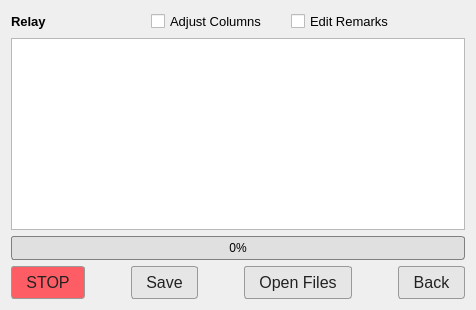
      <widget class="QWidget" name="page_relayTest">
       <layout class="QGridLayout" name="gridLayout_24">
        <item row="0" column="0">
         <layout class="QHBoxLayout" name="horizontalLayout_25">
          <item>
           <widget class="QLabel" name="label_test_Relay">
            <property name="font">
             <font>
              <pointsize>10</pointsize>
              <weight>75</weight>
              <bold>true</bold>
             </font>
            </property>
            <property name="text">
             <string>Relay</string>
            </property>
           </widget>
          </item>
          <item>
           <widget class="QCheckBox" name="checkBox_adjustRelayColumns">
            <property name="font">
             <font>
              <pointsize>10</pointsize>
             </font>
            </property>
            <property name="text">
             <string>Adjust Columns</string>
            </property>
           </widget>
          </item>
          <item>
           <widget class="QCheckBox" name="checkBox_editRemarksRelay">
            <property name="font">
             <font>
              <pointsize>10</pointsize>
             </font>
            </property>
            <property name="text">
             <string>Edit Remarks</string>
            </property>
           </widget>
          </item>
          <item>
           <spacer name="horizontalSpacer_49">
            <property name="orientation">
             <enum>Qt::Horizontal</enum>
            </property>
            <property name="sizeType">
             <enum>QSizePolicy::Minimum</enum>
            </property>
            <property name="sizeHint" stdset="0">
             <size>
              <width>40</width>
              <height>20</height>
             </size>
            </property>
           </spacer>
          </item>
         </layout>
        </item>
        <item row="1" column="0">
         <widget class="TestTableViewsRemarks" name="tableView_relay">
          <property name="styleSheet">
           <string notr="true">QScrollBar:vertical
{
    background: #2C3E50;
    width: 14px;
    border-radius: 7px;
}

QScrollBar::handle:vertical
{
    background: #81D4FA;
    border-radius: 7px;
    min-height: 30px;
}

QScrollBar::handle:vertical:hover
{
    background: #B3E5FC;
}

QScrollBar::add-line:vertical,
QScrollBar::sub-line:vertical
{
    height: 0px;
}

QScrollBar::add-page:vertical,
QScrollBar::sub-page:vertical
{
    background: none;
}

QScrollBar:horizontal
{
    background: #2C3E50;
    height: 14px;
    border-radius: 7px;
}

QScrollBar::handle:horizontal
{
    background: #81D4FA;
    border-radius: 7px;
    min-width: 30px;
}

QScrollBar::handle:horizontal:hover
{
    background: #B3EFC;
}

QScrollBar::add-line:horizontal,
QScrollBar::sub-line:horizontal
{
    width: 0px;
}

QScrollBar::add-page:horizontal,
QScrollBar::sub-page:horizontal
{
    background: none;
}</string>
          </property>
         </widget>
        </item>
        <item row="2" column="0">
         <widget class="QProgressBar" name="progressBar_RelayTest">
          <property name="styleSheet">
           <string notr="true">QProgressBar {
    border: 1px solid #808080;
    border-radius: 3px;
    background-color: #E0E0E0;
    text-align: center;
    color: black;
}

QProgressBar::chunk {
    background-color: #28A745;
    border-radius: 2px;
}</string>
          </property>
          <property name="value">
           <number>0</number>
          </property>
          <property name="alignment">
           <set>Qt::AlignCenter</set>
          </property>
          <property name="textDirection">
           <enum>QProgressBar::TopToBottom</enum>
          </property>
         </widget>
        </item>
        <item row="3" column="0">
         <layout class="QHBoxLayout" name="horizontalLayout_24">
          <item>
           <widget class="QPushButton" name="pushButton_stopRelayTest">
            <property name="font">
             <font>
              <pointsize>12</pointsize>
              <weight>50</weight>
              <bold>false</bold>
             </font>
            </property>
            <property name="styleSheet">
             <string notr="true">QPushButton {
    background-color: #ff5d65;
    color: #222222;
    border: 1px solid #999999;
    border-radius: 3px;
    padding: 6px 14px;
    font-size: 12pt;
    font-weight: normal;
}

QPushButton:hover {
    background-color: #dcdcdc;
    border: 1px solid #777777;
}

QPushButton:pressed {
    background-color: #c8c8c8;
    border: 1px solid #666666;
    padding-top: 7px;
    padding-left: 15px;
}

QPushButton:disabled {
    background-color: #eeeeee;
    color: #999999;
    border: 1px solid #cccccc;
}</string>
            </property>
            <property name="text">
             <string>STOP</string>
            </property>
           </widget>
          </item>
          <item>
           <spacer name="horizontalSpacer_50">
            <property name="orientation">
             <enum>Qt::Horizontal</enum>
            </property>
            <property name="sizeHint" stdset="0">
             <size>
              <width>40</width>
              <height>20</height>
             </size>
            </property>
           </spacer>
          </item>
          <item>
           <widget class="QPushButton" name="pushButton_saveRelayTest">
            <property name="font">
             <font>
              <pointsize>12</pointsize>
              <weight>50</weight>
              <bold>false</bold>
             </font>
            </property>
            <property name="styleSheet">
             <string notr="true">QPushButton {
    background-color: #e6e6e6;
    color: #222222;
    border: 1px solid #999999;
    border-radius: 3px;
    padding: 6px 14px;
    font-size: 12pt;
    font-weight: normal;
}

QPushButton:hover {
    background-color: #dcdcdc;
    border: 1px solid #777777;
}

QPushButton:pressed {
    background-color: #c8c8c8;
    border: 1px solid #666666;
    padding-top: 7px;
    padding-left: 15px;
}

QPushButton:disabled {
    background-color: #eeeeee;
    color: #999999;
    border: 1px solid #cccccc;
}</string>
            </property>
            <property name="text">
             <string>Save</string>
            </property>
           </widget>
          </item>
          <item>
           <spacer name="horizontalSpacer_51">
            <property name="orientation">
             <enum>Qt::Horizontal</enum>
            </property>
            <property name="sizeHint" stdset="0">
             <size>
              <width>40</width>
              <height>20</height>
             </size>
            </property>
           </spacer>
          </item>
          <item>
           <widget class="QPushButton" name="pushButton_openRelayTest">
            <property name="font">
             <font>
              <pointsize>12</pointsize>
              <weight>50</weight>
              <bold>false</bold>
             </font>
            </property>
            <property name="styleSheet">
             <string notr="true">QPushButton {
    background-color: #e6e6e6;
    color: #222222;
    border: 1px solid #999999;
    border-radius: 3px;
    padding: 6px 14px;
    font-size: 12pt;
    font-weight: normal;
}

QPushButton:hover {
    background-color: #dcdcdc;
    border: 1px solid #777777;
}

QPushButton:pressed {
    background-color: #c8c8c8;
    border: 1px solid #666666;
    padding-top: 7px;
    padding-left: 15px;
}

QPushButton:disabled {
    background-color: #eeeeee;
    color: #999999;
    border: 1px solid #cccccc;
}</string>
            </property>
            <property name="text">
             <string>Open Files</string>
            </property>
           </widget>
          </item>
          <item>
           <spacer name="horizontalSpacer_52">
            <property name="orientation">
             <enum>Qt::Horizontal</enum>
            </property>
            <property name="sizeHint" stdset="0">
             <size>
              <width>40</width>
              <height>20</height>
             </size>
            </property>
           </spacer>
          </item>
          <item>
           <widget class="QPushButton" name="pushButton_backFromRelayTest">
            <property name="font">
             <font>
              <pointsize>12</pointsize>
              <weight>50</weight>
              <bold>false</bold>
             </font>
            </property>
            <property name="styleSheet">
             <string notr="true">QPushButton {
    background-color: #e6e6e6;
    color: #222222;
    border: 1px solid #999999;
    border-radius: 3px;
    padding: 6px 14px;
    font-size: 12pt;
    font-weight: normal;
}

QPushButton:hover {
    background-color: #dcdcdc;
    border: 1px solid #777777;
}

QPushButton:pressed {
    background-color: #c8c8c8;
    border: 1px solid #666666;
    padding-top: 7px;
    padding-left: 15px;
}

QPushButton:disabled {
    background-color: #eeeeee;
    color: #999999;
    border: 1px solid #cccccc;
}</string>
            </property>
            <property name="text">
             <string>Back</string>
            </property>
           </widget>
          </item>
         </layout>
        </item>
       </layout>
      </widget>
